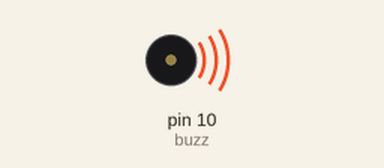
This sketch was run on a simulated Arduino Uno, built with avr-gcc and run on an emulated ATmega328P. Shown: buzzer (waves = sounding). What the sketch prints to the serial monitor is not drawn.

Above: at 2.4 s.
At 28.45 s:
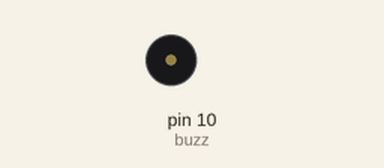
Timing chart, 0 to 30.1 s (numbered marks = the images above):
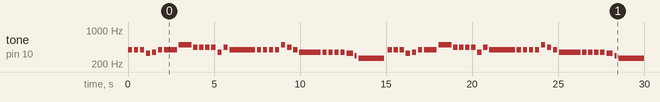

Measured:
- by itself, tone on pin 10 (buzz): plays 393 Hz for 0.25 s, 393 Hz for 0.25 s, 393 Hz for 0.25 s, 330 Hz for 0.25 s, 350 Hz for 0.25 s, 393 Hz for 0.25 s … (258 notes in this stretch)

The sketch:

song.ino
```cpp
#include "song_note.c"
int buzz = 10;
//int scale[] = {G, A, EE, A, G, A, G, A, EE,
//               A, EE, A, G, A,  E,
//               G, D,  E, G, A,  B,
//               A, EE, A, G, A,  G,
//               A, EE, B, CC,B,  CC, B,  A,  E,
//               D, E,  G, A, B,  A,  EE, A,  G,  A,
//               G, A,  EE,A, G,  A,  EE, A,  G,  A,
//               E, G,  D, E, G,  A,  B,  A,  EE, A, G, A,
//               G, A,  EE,B, CC, B,  CC, DD, EE, AA};
//float duration[] = {2, 1, 1, 1, 1, 7, 1, 1, 1, 1, 1,
//                    1, 1, 1, 1, 3, 1,
//                    3,1,1,1,1,1,
//                    1,1,1,1,7,1,
//                    1,1,1,1,1,1,1,1,6,
//                    1,1,1,1,1,1,1,1,1,7,
//                    1,1,1,1,1,1,1,1,1,3,
//                    1,3,1,1,1,1,1,1,1,1,7,
//                    1,1,1,1,1,1,1,1,4};

int scale[] = {G, G, G, E, F, G,
               G, B,
               A, A, A, A, F, A,
               G,
               G, G, G, G, B, A,
               G, F,
               F, F, F, F, E, D,
               C, C};
float duration[] = {1,1,1,1,1,1,
                    3,3,
                    1,1,1,1,1,1,
                    6,
                    1,1,1,1,1,1,
                    1, 5,
                    1,1,1,1,1.5,0.5,
                    6};

int scale2[] = {CC, CC, CC, CC, G, A,
                CC, CC, EE,
                DD, DD, DD, DD, CC, B,
                A,
                B, B, B, B, B, CC,
                DD, G,
                B,B,CC,DD,CC,B,
                CC
                };
float duration2[] = {1,1,1,1,1,1,
                    2, 1, 3,
                    1,1,1,1.5,0.5,1,
                    6,
                    1,1,1,1,1,1,
                    3,3,
                    1,1,1,1,1,1,
                    6
                    };


int len = 0;
int len2 = 0;
void setup() {
  // put your setup code here, to run once:
  pinMode(buzz, OUTPUT);
  Serial.begin(9600);
  len = sizeof(scale) / sizeof(scale[0]);
  len2 = sizeof(scale2) / sizeof(scale2[0]);
  Serial.println(sizeof(scale) / sizeof(int));
  Serial.println(sizeof(duration) / sizeof(float));

}

void loop() {
  // put your main code here, to run repeatedly:
  for (int y = 0; y < 2; y++) {
    for (int i = 0; i < len; i++) {
      tone(buzz, scale[i]);
      delay(250*duration[i]);
      noTone(buzz);
      delay(100);
    }
  }
  for (int i = 0; i < len2; i++) {
     tone(buzz, scale2[i]);
     delay(250*duration2[i]);
     noTone(buzz);
     delay(100);
  }
  delay(1000);
}
```

song_note.c
```cpp
#define C 262
#define D 294
#define E 330
#define F 350
#define G 393
#define A 441
#define B 495
#define CC 525
#define DD 589
#define EE 661
#define AA 882

#define NO_SOUND -1
```
